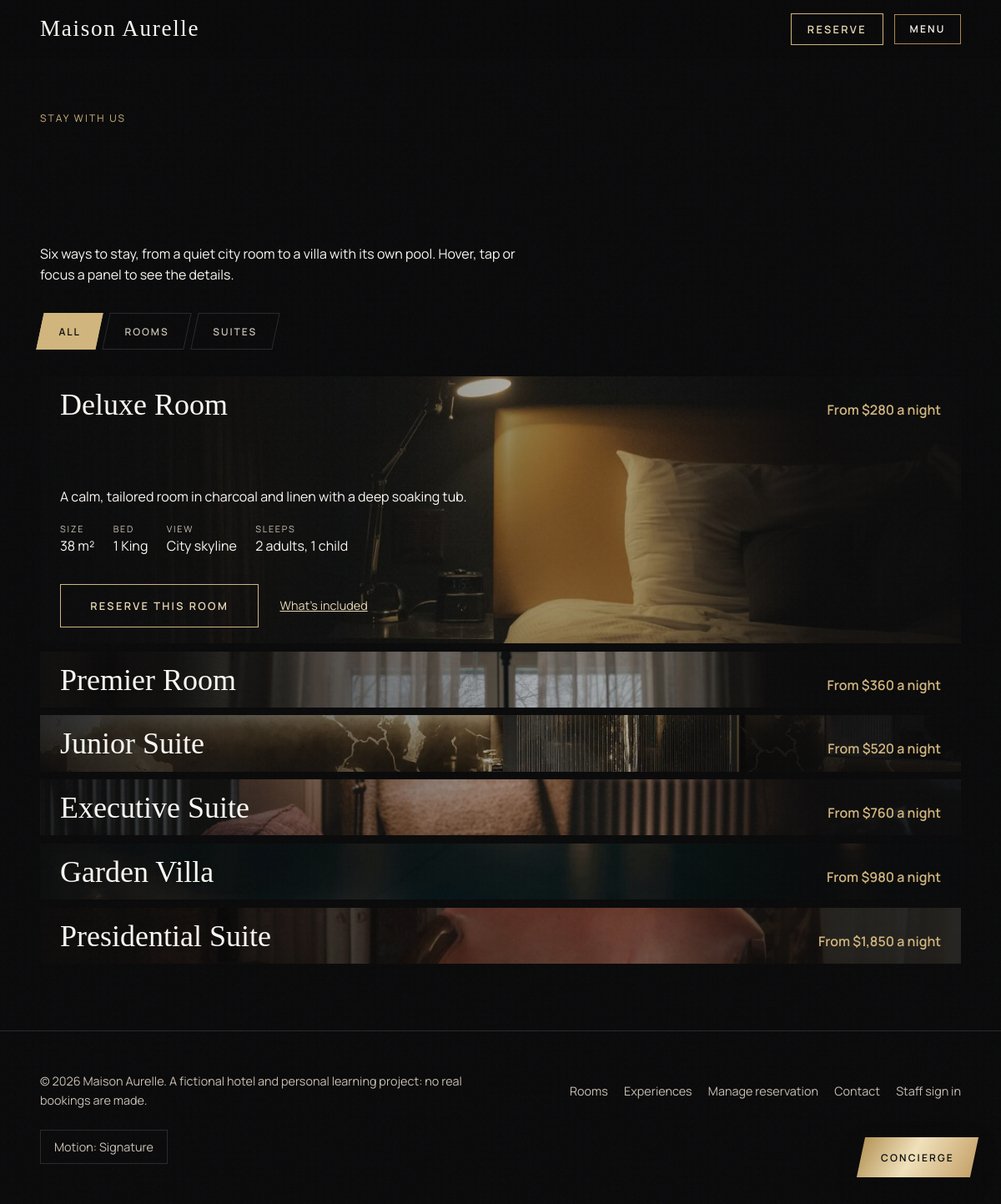
The page /rooms.php on the database its author committed.
### tables this page shows
CREATE TABLE room_types (
  id INT UNSIGNED AUTO_INCREMENT PRIMARY KEY,
  slug VARCHAR(60) NOT NULL UNIQUE,
  name VARCHAR(120) NOT NULL,
  tier ENUM('room','suite') NOT NULL DEFAULT 'room',
  description TEXT,
  size_sqm SMALLINT UNSIGNED,
  max_adults TINYINT UNSIGNED NOT NULL DEFAULT 2,
  max_children TINYINT UNSIGNED NOT NULL DEFAULT 1,
  bed_config VARCHAR(80),
  `view` VARCHAR(80),
  base_price DECIMAL(10,2) NOT NULL,
  total_units SMALLINT UNSIGNED NOT NULL DEFAULT 5,
  amenities JSON,
  hero_image VARCHAR(200),
  gallery JSON,
  sort_order SMALLINT NOT NULL DEFAULT 0,
  is_active TINYINT(1) NOT NULL DEFAULT 1
);

### includes/helpers.php (called while the page is built, shortened)
<?php
function e($s): string { return htmlspecialchars(is_scalar($s) ? (string)$s : '', ENT_QUOTES | ENT_SUBSTITUTE, 'UTF-8'); }
function money($n): string { return (CURRENCY === 'USD' ? '$' : CURRENCY . ' ') . number_format((float)$n, 0); }
function small_image(string $path): string {
    $small = (string)preg_replace('/\.jpg$/', '-800.jpg', $path);
    return is_file(__DIR__ . '/../' . $small) ? $small : $path;
}
function img_attrs(string $path, string $sizes = '100vw', string $attr = ''): string {
    $small = small_image($path);
    $out = $attr . 'src="' . e($path) . '"';
    if ($small !== $path) {
        $size = @getimagesize(__DIR__ . '/../' . $path);
        $out .= ' ' . $attr . 'srcset="' . e($small) . ' 800w, ' . e($path) . ' ' . (int)($size[0] ?? 1200) . 'w" sizes="' . e($sizes) . '"';
    }
    return $out;
}

### includes/db.php (called while the page is built)
<?php
function db(): PDO {
    static $pdo;
    return $pdo ??= new PDO(DB_DSN, DB_USER, DB_PASS, [
        PDO::ATTR_ERRMODE => PDO::ERRMODE_EXCEPTION,
        PDO::ATTR_DEFAULT_FETCH_MODE => PDO::FETCH_ASSOC,
        PDO::ATTR_EMULATE_PREPARES => false,
    ]);
}

### includes/session.php (called while the page is built, shortened)
<?php
function csrf_token(): string { return $_SESSION['csrf'] ??= bin2hex(random_bytes(32)); }

### rooms.php (the view, shortened to what this page needs)
<?php
require __DIR__ . '/includes/helpers.php';
require __DIR__ . '/includes/db.php';
require __DIR__ . '/includes/session.php';
$rooms = [];
try { $rooms = db()->query('SELECT * FROM room_types WHERE is_active = 1 ORDER BY sort_order')->fetchAll(); } catch (Throwable $e) {}
$css = 'assets/css/rooms.css';
include __DIR__ . '/includes/header.php';
?>
<section class="rooms">
  <span class="label">Stay with us</span>
  <h1 data-split>Rooms and <em>suites</em></h1>
  <p>Six ways to stay, from a quiet city room to a villa with its own pool. Hover, tap or focus a panel to see the details.</p>
  <?php if (!$rooms): ?>
    <p>Our rooms can't be shown right now. Please try again shortly.</p>
  <?php else: ?>
    <div class="filters" role="group" aria-label="Filter rooms">
      <button type="button" data-filter="all" aria-pressed="true">All</button>
      <button type="button" data-filter="room" aria-pressed="false">Rooms</button>
      <button type="button" data-filter="suite" aria-pressed="false">Suites</button>
    </div>
    <div class="stack">
      <?php foreach ($rooms as $i => $r): $am = json_decode((string)$r['amenities'], true) ?: []; ?>
        <article class="room<?= $i === 0 ? ' is-open' : '' ?>" id="<?= e($r['slug']) ?>" data-tier="<?= e($r['tier']) ?>" tabindex="0">
          <img <?= img_attrs((string)$r['hero_image']) ?> alt="<?= e(ROOM_PHOTOS[$r['slug']]['alt'] ?? $r['name']) ?>" style="object-position:<?= e(ROOM_PHOTOS[$r['slug']]['focus'] ?? '50% 50%') ?>"<?= $i === 0 ? ' fetchpriority="high"' : ' loading="lazy"' ?>>
          <header><h2><?= e($r['name']) ?></h2><span class="price">From <?= money($r['base_price']) ?> a night</span></header>
          <div class="more">
            <div class="flip">
              <div class="flip-inner">
                <div class="flip-face flip-front">
                  <p><?= e($r['description']) ?></p>
                  <dl class="spec">
                    <div><dt>Size</dt><dd><?= e($r['size_sqm']) ?> m²</dd></div>
                    <div><dt>Bed</dt><dd><?= e($r['bed_config']) ?></dd></div>
                    <div><dt>View</dt><dd><?= e($r['view']) ?></dd></div>
                    <div><dt>Sleeps</dt><dd><?= (int)$r['max_adults'] ?> adults<?= $r['max_children'] ? ', ' . (int)$r['max_children'] . ' child' . ($r['max_children'] > 1 ? 'ren' : '') : '' ?></dd></div>
                  </dl>
                </div>
              </div>
            </div>
            <div class="room-acts">
              <a class="btn" href="booking.php?step=1&amp;room=<?= (int)$r['id'] ?>">Reserve this room</a>
              <button class="flip-btn" type="button" aria-pressed="false" hidden>What's included</button>
            </div>
          </div>
        </article>
      <?php endforeach; ?>
    </div>
  <?php endif; ?>
</section>
<?php include __DIR__ . '/includes/footer.php'; ?>

### includes/header.php (shortened to what this page needs)
<!doctype html>
<html lang="en" data-motion="signature" data-max-nights="<?= (int)MAX_NIGHTS ?>">
<head>
<link rel="stylesheet" href="assets/css/tokens.css">
<link rel="stylesheet" href="assets/css/base.css">
<link rel="stylesheet" href="assets/css/motion.css">
<link rel="stylesheet" href="assets/css/components.css">
<link rel="stylesheet" href="assets/css/chat.css">
<link rel="stylesheet" href="assets/css/datepicker.css">
<?php foreach ((array)($css ?? []) as $_navCss): ?><link rel="stylesheet" href="<?= e($_navCss) ?>"><?php endforeach; ?>
</head>
<body>
<div class="sx" aria-hidden="true"><i></i><i></i><i><b>MA</b></i></div>
<header class="site-header">
  <a class="logo" href="index.php" aria-label="<?= e(HOTEL_NAME) ?> home"><?= e(HOTEL_NAME) ?></a>
  <div class="hdr-actions">
    <a class="btn btn--sm" href="booking.php">Reserve</a>
    <button class="menu-btn" type="button" aria-expanded="false" aria-controls="menu">Menu</button>
  </div>
</header>
<main id="main">

### includes/footer.php (shortened to what this page needs)
</main>
<footer class="site-footer">
  <p>&copy; <?= date('Y') ?> <?= e(HOTEL_NAME) ?>. A fictional hotel and personal learning project: no real bookings are made.</p>
  <nav aria-label="Footer"><a href="rooms.php">Rooms</a><a href="experiences.php">Experiences</a><a href="manage.php">Manage reservation</a><a href="contact.php">Contact</a><a href="login.php">Staff sign in</a></nav>
  <button type="button" id="motion-toggle" aria-live="polite">Motion: Signature</button>
</footer>
<?php if (empty($hideChat)) include __DIR__ . '/chat-widget.php'; ?>
</body>
</html>

### includes/chat-widget.php (shortened to what this page needs)
<?php $chatLive = LLM_API_KEY !== ''; ?>
<div class="chat" id="chat" data-csrf="<?= e(csrf_token()) ?>" data-live="<?= $chatLive ? '1' : '0' ?>">
  <button class="chat-fab" type="button" id="chat-open" aria-expanded="false" aria-controls="chat-panel"><span>Concierge</span></button>
</div>

### assets/css/tokens.css (style rules this page uses)
:root { --ink-950:#0B0B0C;--charcoal-900:#141415;--charcoal-800:#1C1C1E;--charcoal-700:#2A2A2D; --graphite-500:#6B6B70;--white:#fff;--ivory-50:#FBF8F3;--cream-100:#F4EFE6; --taupe-400:#A89F94;--taupe-300:#C9C0B4; --champagne-300:#E9D9B5;--champagne-500:#D2B67E;--champagne-700:#A98A52; --gold-sheen:linear-gradient(110deg,#B8975A 0%,#F1E2BC 45%,#C7A46B 100%); --font-serif:'Cormorant Garamond',Georgia,serif;--font-sans:'Manrope',system-ui,sans-serif; --slant:-12deg; --ease-snap:cubic-bezier(.16,1,.3,1);--ease-pop:cubic-bezier(.34,1.56,.64,1); --ease-wipe:cubic-bezier(.76,0,.24,1);--ease-liquid:cubic-bezier(.65,.05,.36,1); --dur-micro:180ms;--dur-ui:450ms;--dur-wipe:650ms;--dur-reveal:900ms;--stagger:60ms; }

### assets/css/base.css (style rules this page uses)
*,*::before,*::after { box-sizing:border-box;margin:0 }
html { scroll-behavior:smooth }
body { font:400 clamp(16px,1.1vw,18px)/1.6 var(--font-sans);background:var(--ink-950);color:var(--ivory-50);-webkit-font-smoothing:antialiased }
body::after { content:"";position:fixed;inset:0;pointer-events:none;z-index:9000;opacity:.04;}
h1,h2,h3 { font-family:var(--font-serif);font-weight:300;line-height:1.05 }
h1 { font-size:clamp(3rem,8vw,8rem);max-width:12ch }
h2 { font-size:clamp(2.2rem,5vw,4.5rem);max-width:16ch }
em { font-style:italic;color:var(--champagne-500) }
a { color:inherit;text-decoration:none }
img { max-width:100%;height:auto;display:block }
p { max-width:60ch }
.label { font-size:.75rem;letter-spacing:.18em;text-transform:uppercase;color:var(--champagne-500) }
.btn { position:relative;overflow:hidden;display:inline-block;padding:1rem 2.2rem;border:1px solid var(--champagne-500);color:var(--champagne-300);font:600 .8rem var(--font-sans);letter-spacing:.18em;text-transform:uppercase;cursor:pointer;background:none;isolation:isolate;transition:color var(--dur-ui) var(--ease-liquid) }
.btn::before { content:"";position:absolute;inset:0;z-index:-1;background:var(--gold-sheen);clip-path:polygon(0 0,0 0,-12% 100%,-12% 100%);transition:clip-path var(--dur-ui) var(--ease-liquid) }
.site-header { position:fixed;inset:0 0 auto;z-index:100;display:flex;flex-wrap:wrap;align-items:center;justify-content:space-between;gap:.5rem 1rem;padding:1rem clamp(1rem,4vw,3rem);padding-top:calc(1rem + env(safe-area-inset-top,0px));background:rgba(11,11,12,.85);backdrop-filter:blur(10px) }
.logo { font:300 1.7rem var(--font-serif);letter-spacing:.06em }
.site-footer { display:flex;flex-wrap:wrap;gap:1.5rem 3rem;justify-content:space-between;align-items:center;padding:3rem clamp(1rem,4vw,3rem);border-top:1px solid var(--charcoal-700);color:var(--taupe-300);font-size:.9rem }
.site-footer nav { display:flex;flex-wrap:wrap;gap:.4rem 1.2rem }
.site-footer nav a { padding:.25rem 0 }
.site-footer button { background:none;border:1px solid var(--charcoal-700);color:inherit;padding:.5rem 1rem;font:inherit;cursor:pointer }

### assets/css/motion.css (style rules this page uses)
.sx { position:fixed;inset:0;z-index:9999;pointer-events:none;overflow:hidden }
.hdr-actions { display:flex;gap:.8rem;align-items:center }
.btn--sm { padding:.55rem 1.2rem }
.menu-btn,.menu-close { background:none;border:1px solid var(--champagne-700);color:var(--ivory-50);padding:.55rem 1.1rem;font:600 .75rem var(--font-sans);letter-spacing:.18em;text-transform:uppercase;cursor:pointer }
.menu-btn { display:none }
html.js .menu-btn { display:inline-block }

### assets/css/components.css (style rules this page uses)
.price { color:var(--champagne-500);font-weight:600 }

### assets/css/chat.css (style rules this page uses)
.chat-fab { position:fixed;z-index:150;right:clamp(1rem,3vw,2rem);bottom:calc(clamp(1rem,3vw,2rem) + env(safe-area-inset-bottom,0px));isolation:isolate;display:block;min-height:48px;padding:.95rem 1.5rem;border:0;background:none;color:var(--ink-950);font:600 .75rem var(--font-sans);letter-spacing:.18em;text-transform:uppercase;cursor:pointer;transform:translateY(calc(var(--chat-lift,0px) * -1));transition:transform var(--dur-ui) var(--ease-pop),visibility 0s;animation:chat-in var(--dur-reveal) var(--ease-pop) 1.2s backwards }
.chat-fab::before { content:"";position:absolute;inset:0;z-index:-1;background:var(--gold-sheen);box-shadow:0 .5rem 1.5rem rgba(11,11,12,.45);transform:skewX(var(--slant)) }

### rows shown on the page
room_types: hero_image+slug (picture), name "Deluxe Room", base_price "$280", description "A calm, tailored room in charcoal and linen with a deep soaking tub.", size_sqm "38", bed_config "1 King", view "City skyline", max_adults "2", max_children "1"
room_types: hero_image+slug (picture), name "Premier Room", base_price "$360"
room_types: hero_image+slug (picture), name "Junior Suite", base_price "$520"
room_types: hero_image+slug (picture), name "Executive Suite", base_price "$760"
room_types: hero_image+slug (picture), name "Garden Villa", base_price "$980"
room_types: hero_image+slug (picture), name "Presidential Suite", base_price "$1,850"

### other values the page prints
HOTEL_NAME "Maison Aurelle"
